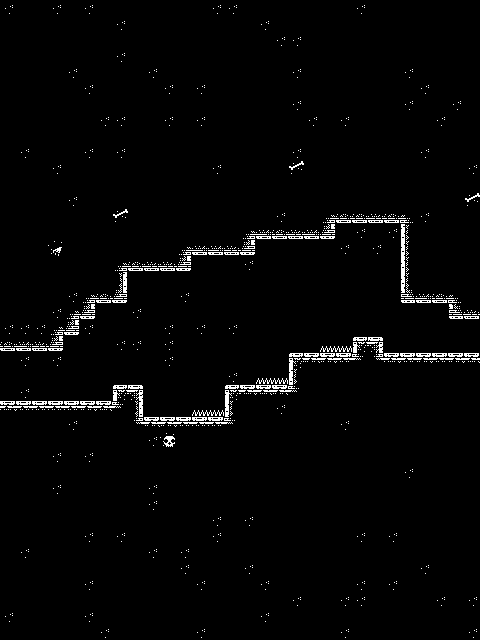

This game map was drawn from its Tiled (.tmx) file and the tilesets committed beside it. A one-line description and the trimmed map source follow:
An orthogonal 30x40 tile map with 16x16 px tiles, 3 tile layers (BG, Walls, Obstacles) and 20 objects.

<map version="1.5" tiledversion="1.7.1" orientation="orthogonal" renderorder="right-down" width="30" height="40" tilewidth="16" tileheight="16" infinite="0" nextlayerid="9" nextobjectid="28">
 <tileset firstgid="1" source="../Art/TileSet/Dow_TileSet.tsx" />
 <layer id="1" name="BG" width="30" height="40">
  <data>[1200 cells, 600 non-empty, 1 distinct tile ids]</data>
 </layer>
 <layer id="2" name="Walls" width="30" height="40">
  <data>[1200 cells, 1182 non-empty, 35 distinct tile ids]</data>
 </layer>
 <layer id="8" name="Obstacles" width="30" height="40">
  <data>[1200 cells, 6 non-empty, 2 distinct tile ids]</data>
 </layer>
 <objectgroup id="7" name="Obstacles_Collision">
  <object id="20" x="192" y="409.706" width="32" height="6.29438">
   <properties>
    <property name="unity:istrigger" value="true" />
    <property name="unity:tag" value="Spike" />
   </properties>
  </object>
  <object id="21" x="256.228" y="377.734" width="32" height="6.29438">
   <properties>
    <property name="unity:istrigger" value="true" />
    <property name="unity:tag" value="Spike" />
   </properties>
  </object>
  <object id="22" x="319.315" y="345.192" width="32" height="6.29438">
   <properties>
    <property name="unity:istrigger" value="true" />
    <property name="unity:tag" value="Spike" />
   </properties>
  </object>
 </objectgroup>
 <objectgroup id="3" name="Walls_Collision">
  <object id="3" x="0" y="400" width="144" height="48">
   <properties>
    <property name="unity:layer" value="Ground" />
    <property name="unity:tag" value="Ground" />
   </properties>
  </object>
  <object id="5" x="32" y="192" width="416" height="32">
   <properties>
    <property name="unity:layer" value="Ground" />
    <property name="unity:tag" value="Ground" />
   </properties>
  </object>
  <object id="6" x="32" y="272" width="96" height="32">
   <properties>
    <property name="unity:layer" value="Ground" />
    <property name="unity:tag" value="Ground" />
   </properties>
  </object>
  <object id="7" x="112.25" y="384" width="31.75" height="16">
   <properties>
    <property name="unity:layer" value="Ground" />
    <property name="unity:tag" value="Ground" />
   </properties>
  </object>
  <object id="23" x="48" y="320" width="31.75" height="16">
   <properties>
    <property name="unity:layer" value="Ground" />
    <property name="unity:tag" value="Ground" />
   </properties>
  </object>
  <object id="26" x="352" y="336" width="31.75" height="16">
   <properties>
    <property name="unity:layer" value="Ground" />
    <property name="unity:tag" value="Ground" />
   </properties>
  </object>
  <object id="27" x="448" y="304" width="31.75" height="16">
   <properties>
    <property name="unity:layer" value="Ground" />
    <property name="unity:tag" value="Ground" />
   </properties>
  </object>
  <object id="8" x="144" y="416" width="80" height="32">
   <properties>
    <property name="unity:layer" value="Ground" />
    <property name="unity:tag" value="Ground" />
   </properties>
  </object>
  <object id="9" x="32" y="256" width="160" height="16">
   <properties>
    <property name="unity:layer" value="Ground" />
    <property name="unity:tag" value="Ground" />
   </properties>
  </object>
  <object id="10" x="32" y="224" width="224" height="32">
   <properties>
    <property name="unity:layer" value="Ground" />
    <property name="unity:tag" value="Ground" />
   </properties>
  </object>
  <object id="11" x="400" y="224" width="80" height="80">
   <properties>
    <property name="unity:layer" value="Ground" />
    <property name="unity:tag" value="Ground" />
   </properties>
  </object>
  <object id="12" x="256" y="224" width="80" height="16">
   <properties>
    <property name="unity:layer" value="Ground" />
    <property name="unity:tag" value="Ground" />
   </properties>
  </object>
  <object id="13" x="224" y="384" width="64" height="64">
   <properties>
    <property name="unity:layer" value="Ground" />
    <property name="unity:tag" value="Ground" />
   </properties>
  </object>
  <object id="14" x="288" y="352" width="64" height="96">
   <properties>
    <property name="unity:layer" value="Ground" />
    <property name="unity:tag" value="Ground" />
   </properties>
  </object>
  <object id="15" x="352" y="352" width="128" height="80">
   <properties>
    <property name="unity:layer" value="Ground" />
    <property name="unity:tag" value="Ground" />
   </properties>
  </object>
  <object id="18" x="0" y="336" width="64" height="16">
   <properties>
    <property name="unity:layer" value="Ground" />
    <property name="unity:tag" value="Ground" />
   </properties>
  </object>
  <object id="19" x="32" y="304" width="64" height="16">
   <properties>
    <property name="unity:layer" value="Ground" />
    <property name="unity:tag" value="Ground" />
   </properties>
  </object>
 </objectgroup>
</map>
